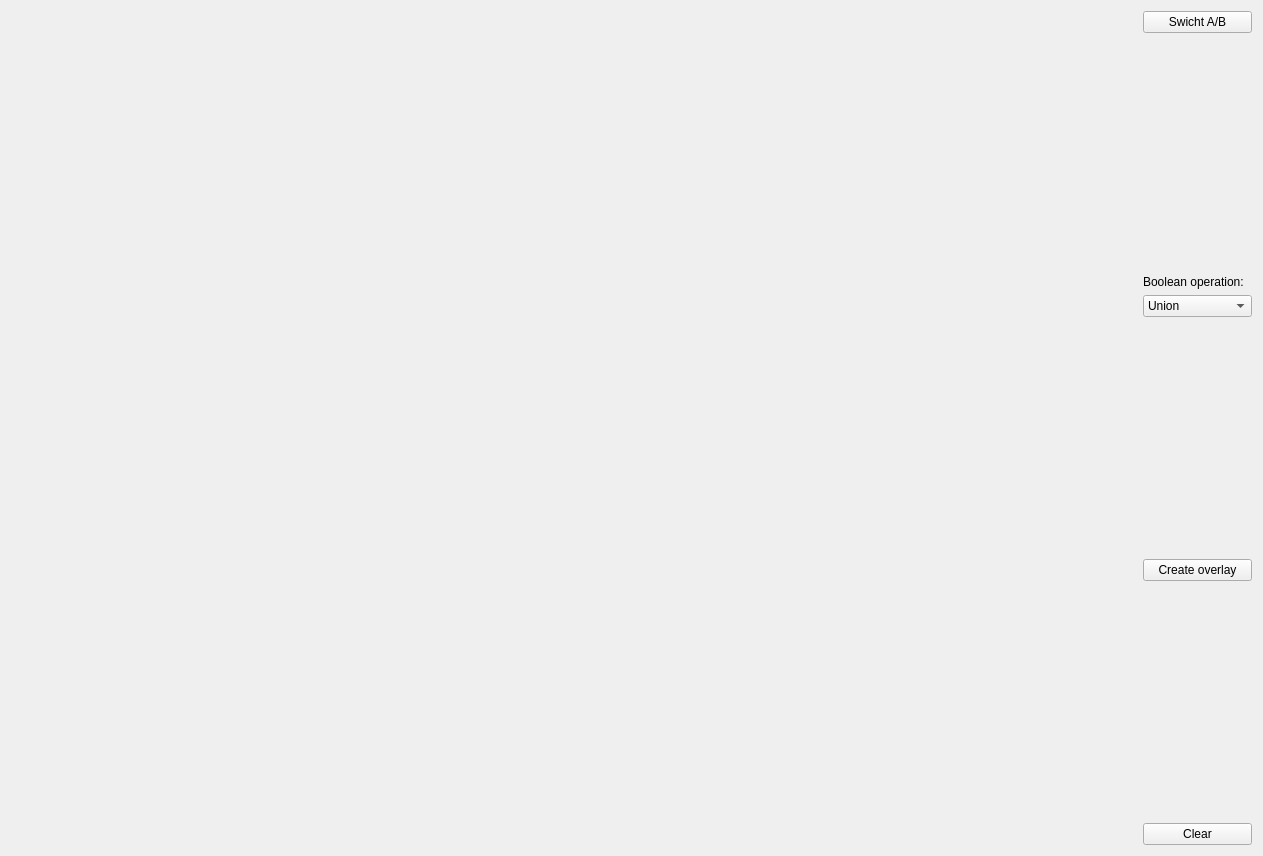
<?xml version="1.0" encoding="UTF-8"?>
<ui version="4.0">
 <class>Widget</class>
 <widget class="QWidget" name="Widget">
  <property name="geometry">
   <rect>
    <x>0</x>
    <y>0</y>
    <width>1263</width>
    <height>856</height>
   </rect>
  </property>
  <property name="windowTitle">
   <string>Boolean Operations on Polygons</string>
  </property>
  <layout class="QHBoxLayout" name="horizontalLayout">
   <item>
    <widget class="Draw" name="Canvas" native="true">
     <property name="sizePolicy">
      <sizepolicy hsizetype="Preferred" vsizetype="Preferred">
       <horstretch>1</horstretch>
       <verstretch>1</verstretch>
      </sizepolicy>
     </property>
    </widget>
   </item>
   <item>
    <layout class="QVBoxLayout" name="verticalLayout">
     <item>
      <widget class="QPushButton" name="pushButton">
       <property name="text">
        <string>Swicht A/B</string>
       </property>
      </widget>
     </item>
     <item>
      <spacer name="verticalSpacer_3">
       <property name="orientation">
        <enum>Qt::Vertical</enum>
       </property>
       <property name="sizeHint" stdset="0">
        <size>
         <width>20</width>
         <height>40</height>
        </size>
       </property>
      </spacer>
     </item>
     <item>
      <widget class="QLabel" name="label">
       <property name="text">
        <string>Boolean operation:</string>
       </property>
      </widget>
     </item>
     <item>
      <widget class="QComboBox" name="comboBox">
       <item>
        <property name="text">
         <string>Union</string>
        </property>
       </item>
       <item>
        <property name="text">
         <string>Intersection</string>
        </property>
       </item>
       <item>
        <property name="text">
         <string>Difference A-B</string>
        </property>
       </item>
       <item>
        <property name="text">
         <string>Difference B-A</string>
        </property>
       </item>
      </widget>
     </item>
     <item>
      <spacer name="verticalSpacer_2">
       <property name="orientation">
        <enum>Qt::Vertical</enum>
       </property>
       <property name="sizeHint" stdset="0">
        <size>
         <width>20</width>
         <height>40</height>
        </size>
       </property>
      </spacer>
     </item>
     <item>
      <widget class="QPushButton" name="pushButton_2">
       <property name="text">
        <string>Create overlay</string>
       </property>
      </widget>
     </item>
     <item>
      <spacer name="verticalSpacer">
       <property name="orientation">
        <enum>Qt::Vertical</enum>
       </property>
       <property name="sizeHint" stdset="0">
        <size>
         <width>20</width>
         <height>40</height>
        </size>
       </property>
      </spacer>
     </item>
     <item>
      <widget class="QPushButton" name="pushButton_3">
       <property name="text">
        <string>Clear</string>
       </property>
      </widget>
     </item>
    </layout>
   </item>
  </layout>
 </widget>
 <customwidgets>
  <customwidget>
   <class>Draw</class>
   <extends>QWidget</extends>
   <header location="global">draw.h</header>
   <container>1</container>
  </customwidget>
 </customwidgets>
 <resources/>
 <connections/>
</ui>
